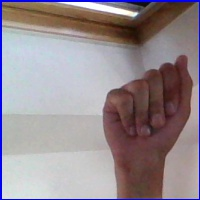
#> input picture models/asl_alphabet_train/asl_alphabet_train/A/A1005.jpg, 200 x 200 px, found by its file name; its folder holds only this picture in this run
$ jupyter execute --allow-errors ASL_Training_Colab.ipynb   (shell and % lines are left out)
#> lines starting #> are read from the running program, lines starting #| are printed output that depends on the picture; after the words box and inside, x2 and y2 are one past the last pixel; in counts of white or black regions, pixels touching at a corner belong together
# 🤟 ASL Alphabet Recognition - Model Training

Training CNN model untuk mengenali 25 huruf ASL (A-Z tanpa J)

**Dataset:** Kaggle ASL Alphabet
**Input:** 28x28 grayscale images
**Output:** 25 classes (A-Z without J)
**Goal:** Model yang robust untuk webcam real-world

## 📦 Setup & Dependencies

[cell 1]
# Install dependencies

import os
import numpy as np
import tensorflow as tf
from tensorflow import keras
from tensorflow.keras import layers
import matplotlib.pyplot as plt
from PIL import Image
import cv2
from sklearn.model_selection import train_test_split
import zipfile
from google.colab import files

print(f"TensorFlow version: {tf.__version__}")
print(f"GPU Available: {tf.config.list_physical_devices('GPU')}")
#> (this line was passed over: tensorflow is not available in this run)

## 📥 Download Dataset

**Option 1:** Download dari Kaggle (Recommended)

1. Buat Kaggle API token:
   - Go to https://www.kaggle.com/settings
   - Create New API Token
   - Upload `kaggle.json` di cell berikutnya

**Option 2:** Upload dataset manual
- Download: https://www.kaggle.com/grassknoted/asl-alphabet
- Upload zip file

[cell 2]
# OPTION 1: Kaggle API (RECOMMENDED)

# Upload kaggle.json
print("Upload your kaggle.json file...")
uploaded = files.upload()
#> the answer given: A1005.jpg

# Setup Kaggle

# Download dataset

# Extract
print("✓ Dataset downloaded and extracted!")

[cell 3]
# OPTION 2: Manual Upload (jika Option 1 tidak bisa)

# Uncomment jika pakai manual upload:
# print("Upload asl-alphabet.zip file...")
# uploaded = files.upload()
# !unzip -q asl-alphabet.zip -d asl_data
# print("✓ Dataset extracted!")

## 📂 Explore Dataset

[cell 4]
# Check dataset structure
data_dir = 'asl_data/asl_alphabet_train/asl_alphabet_train'

# List all classes
classes = sorted([d for d in os.listdir(data_dir) if os.path.isdir(os.path.join(data_dir, d))])
print(f"Total classes: {len(classes)}")
print(f"Classes: {classes}")

# Remove 'J' and other non-letter classes
valid_letters = [c for c in classes if c in 'ABCDEFGHIKLMNOPQRSTUVWXYZ']  # No J
print(f"\nValid ASL letters (without J): {len(valid_letters)}")
print(f"Letters: {valid_letters}")

# Count images per class
for letter in valid_letters[:5]:  # Show first 5
    letter_dir = os.path.join(data_dir, letter)
    num_images = len(os.listdir(letter_dir))
    print(f"{letter}: {num_images} images")
#> pass 2 of the loop `for letter in valid_letters[:5]:`:

[cell 5]
# Visualize sample images
def show_samples(num_samples=5):
    fig, axes = plt.subplots(5, 5, figsize=(15, 15))
    fig.suptitle('Sample ASL Letters', fontsize=16)

    for idx, letter in enumerate(valid_letters[:25]):
        letter_dir = os.path.join(data_dir, letter)
        images = os.listdir(letter_dir)[:1]  # Take first image

        img_path = os.path.join(letter_dir, images[0])
        img = Image.open(img_path)

        row = idx // 5
        col = idx % 5
        axes[row, col].imshow(img)
        axes[row, col].set_title(f"{letter}", fontsize=14, fontweight='bold')
        axes[row, col].axis('off')

    plt.tight_layout()
    plt.show()

show_samples()
#> in show_samples, img is the input picture: PIL image 200x200 RGB; mean R, G, B 150, 138.9, 144.3
#> pass 2 of the loop in show_samples, `for idx, letter in enumerate(valid_letters[:25]):`:
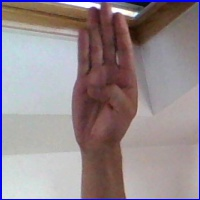
#> input picture models/asl_alphabet_train/asl_alphabet_train/B/B1139.jpg, 200 x 200 px, found by its file name
#> in show_samples, img is the input picture: PIL image 200x200 RGB; mean R, G, B 149.3, 137, 141.9
#> in show_samples, `plt.show()`:
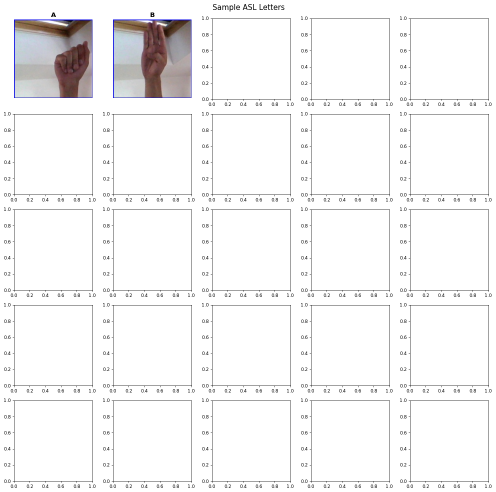
#> figure drawn by matplotlib, 2 panels

## 🔄 Data Preprocessing with Hand Cropping

[cell 6]
# Load and preprocess data
IMG_SIZE = 28
LABELS = valid_letters
NUM_CLASSES = len(LABELS)

print(f"Image size: {IMG_SIZE}x{IMG_SIZE}")
print(f"Number of classes: {NUM_CLASSES}")
print(f"Labels: {LABELS}")

[cell 7]
def crop_hand_region(image):
    """
    Crop image to hand region only (remove background)
    Using simple thresholding and bounding box detection
    """
    # Convert to grayscale
    gray = cv2.cvtColor(np.array(image), cv2.COLOR_RGB2GRAY)

    # Threshold to separate hand from background
    # Assuming hand is brighter than background
    _, thresh = cv2.threshold(gray, 50, 255, cv2.THRESH_BINARY)

    # Find contours
    contours, _ = cv2.findContours(thresh, cv2.RETR_EXTERNAL, cv2.CHAIN_APPROX_SIMPLE)

    if len(contours) == 0:
        return image  # Return original if no contours found

    # Get largest contour (should be hand)
    largest_contour = max(contours, key=cv2.contourArea)
    x, y, w, h = cv2.boundingRect(largest_contour)

    # Add margin (10%)
    margin = int(max(w, h) * 0.1)
    x = max(0, x - margin)
    y = max(0, y - margin)
    w = min(image.width - x, w + 2*margin)
    h = min(image.height - y, h + 2*margin)

    # Crop
    cropped = image.crop((x, y, x+w, y+h))
    return cropped

def preprocess_image(img_path, use_crop=True):
    """
    Load and preprocess image:
    1. Load image
    2. Crop hand region (optional)
    3. Convert to grayscale
    4. Resize to 28x28
    5. Normalize to [0, 1]
    """
    # Load image
    img = Image.open(img_path)

    # Crop hand region
    if use_crop:
        try:
            img = crop_hand_region(img)
        except:
            pass  # Use original if cropping fails

    # Convert to grayscale
    img = img.convert('L')

    # Resize
    img = img.resize((IMG_SIZE, IMG_SIZE), Image.Resampling.LANCZOS)

    # Convert to array and normalize
    img_array = np.array(img, dtype=np.float32) / 255.0

    return img_array

# Test preprocessing
test_letter = LABELS[0]
test_dir = os.path.join(data_dir, test_letter)
test_img = os.path.join(test_dir, os.listdir(test_dir)[0])

# Original vs Cropped
img_original = preprocess_image(test_img, use_crop=False)
#> in preprocess_image, `img = img.convert('L')`:
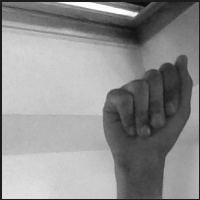
#> img: PIL image 200x200 L; min 12, max 255, mean 142.8
#> in preprocess_image, `img = img.resize((IMG_SIZE, IMG_SIZE), Image.Resampling.LANCZOS)`:
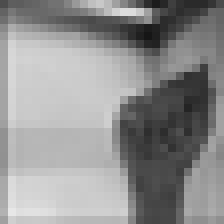
#> img: PIL image 28x28 L (shown 8 times larger); min 22, max 231, mean 144
img_cropped = preprocess_image(test_img, use_crop=True)
#> in crop_hand_region, `_, thresh = cv2.threshold(gray, 50, 255, cv2.THRESH_BINARY)`:
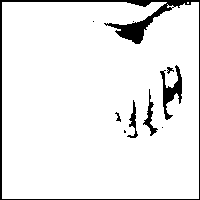
#> thresh: shape (200, 200); 92.9% white; 10 black regions (4 under 20 px)
#> in crop_hand_region, `contours, _ = cv2.findContours(thresh, cv2.RETR_EXTERNAL, cv2.CHAIN_AP..`: contours = 2 contours, 1 with area under 20; largest, box (x1, y1, x2, y2) and area: (2, 2, 199, 199) 37504
#> in crop_hand_region, `largest_contour = max(contours, key=cv2.contourArea)`: largest_contour = contour of 140 points, box (x1, y1, x2, y2) (2, 2, 199, 199), area 37504
#> in crop_hand_region, `x, y, w, h = cv2.boundingRect(largest_contour)`: x = 2; w = 197
#> in crop_hand_region, `margin = int(max(w, h) * 0.1)`: margin = 19
#> in crop_hand_region, `x = max(0, x - margin)`: x = 0
#> in crop_hand_region, `w = min(image.width - x, w + 2*margin)`: w = 200

fig, axes = plt.subplots(1, 2, figsize=(10, 5))
axes[0].imshow(img_original, cmap='gray')
axes[0].set_title('Original (No Crop)')
axes[0].axis('off')
axes[1].imshow(img_cropped, cmap='gray')
axes[1].set_title('Hand Cropped')
axes[1].axis('off')
plt.show()

print("✓ Preprocessing test completed!")

## 📊 Load Dataset

[cell 8]
# Load all images (this may take a few minutes)
MAX_IMAGES_PER_CLASS = 3000  # Limit untuk speed (total 75,000 images)
USE_HAND_CROP = True  # Set True untuk hand cropping

X = []
y = []

print("Loading images...")
for label_idx, letter in enumerate(LABELS):
    letter_dir = os.path.join(data_dir, letter)
    images = os.listdir(letter_dir)[:MAX_IMAGES_PER_CLASS]

    print(f"Loading {letter}: {len(images)} images...", end=" ")

    for img_name in images:
        img_path = os.path.join(letter_dir, img_name)
        try:
            img_array = preprocess_image(img_path, use_crop=USE_HAND_CROP)
            X.append(img_array)
            y.append(label_idx)
        except Exception as e:
            print(f"Error loading {img_path}: {e}")
            continue

    print("✓")
#> pass 2 of the loop `for label_idx, letter in enumerate(LABELS):`:
#> in crop_hand_region (call 3), `_, thresh = cv2.threshold(gray, 50, 255, cv2.THRESH_BINARY)`:
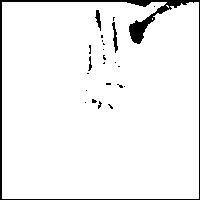
#> thresh: shape (200, 200); 94.8% white; 24 black regions (20 under 20 px)
#> contours = 3 contours, 2 with area under 20; largest, box (x1, y1, x2, y2) and area: (2, 2, 199, 199) 37759
#> largest_contour = contour of 109 points, box (x1, y1, x2, y2) (2, 2, 199, 199), area 37759
#> in crop_hand_region (call 3), `x, y, w, h = cv2.boundingRect(largest_contour)`: x = 2; w = 197
#> in crop_hand_region (call 3), `x = max(0, x - margin)`: x = 0
#> in crop_hand_region (call 3), `w = min(image.width - x, w + 2*margin)`: w = 200
#> in preprocess_image (call 4), `img = img.resize((IMG_SIZE, IMG_SIZE), Image.Resampling.LANCZOS)`:
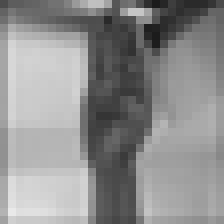
#> img: PIL image 28x28 L (shown 8 times larger); min 27, max 233, mean 142.4

# Convert to numpy arrays
X = np.array(X)
y = np.array(y)

# Reshape untuk Keras (add channel dimension)
X = X.reshape(-1, IMG_SIZE, IMG_SIZE, 1)

print(f"\n✓ Dataset loaded!")
print(f"X shape: {X.shape}")
#| X shape: (2, 28, 28, 1)
print(f"y shape: {y.shape}")
print(f"Total images: {len(X)}")
#| Total images: 2
print(f"Images per class: ~{len(X) // NUM_CLASSES}")
#| Images per class: ~1
#> the answer given: A1125.jpg

## ✂️ Train/Validation Split

#> (a cell that did not finish here is left out)

## 🧠 Build Model

[cell 10]
def create_model():
    """
    Create CNN model with:
    - 3 Convolutional blocks
    - Batch Normalization
    - Dropout for regularization
    - Dense layers
    """
    model = keras.Sequential([
        # Input layer
        layers.Input(shape=(IMG_SIZE, IMG_SIZE, 1)),

        # Conv Block 1
        layers.Conv2D(32, (3, 3), activation='relu', padding='same'),
        layers.BatchNormalization(),
        layers.Conv2D(32, (3, 3), activation='relu', padding='same'),
        layers.BatchNormalization(),
        layers.MaxPooling2D((2, 2)),
        layers.Dropout(0.25),

        # Conv Block 2
        layers.Conv2D(64, (3, 3), activation='relu', padding='same'),
        layers.BatchNormalization(),
        layers.Conv2D(64, (3, 3), activation='relu', padding='same'),
        layers.BatchNormalization(),
        layers.MaxPooling2D((2, 2)),
        layers.Dropout(0.25),

        # Conv Block 3
        layers.Conv2D(128, (3, 3), activation='relu', padding='same'),
        layers.BatchNormalization(),
        layers.MaxPooling2D((2, 2)),
        layers.Dropout(0.4),

        # Dense layers
        layers.Flatten(),
        layers.Dense(256, activation='relu'),
        layers.BatchNormalization(),
        layers.Dropout(0.5),
        layers.Dense(128, activation='relu'),
        layers.Dropout(0.5),

        # Output layer
        layers.Dense(NUM_CLASSES, activation='softmax')
    ])

    return model

# Create model
#> (the rest of this cell did not finish here and is left out)

## 🎓 Data Augmentation

#> (a cell that did not finish here is left out)

## 🚀 Training

#> (a cell that did not finish here is left out)

## 📈 Training History

[cell 13]
# Plot training history
fig, axes = plt.subplots(1, 2, figsize=(15, 5))

# Accuracy
#> (the rest of this cell did not finish here and is left out)

## 🧪 Model Evaluation

#> (a cell that did not finish here is left out)

## 🎯 Test Predictions

[cell 15]
# Show sample predictions
num_samples = 16
#> (the rest of this cell did not finish here and is left out)

## 💾 Save Model

#> (a cell that did not finish here is left out)

## 🧪 Test with Custom Image

[cell 17]
# Upload test image
print("Upload an ASL hand sign image to test...")
#> (the rest of this cell did not finish here and is left out)

## 📝 Summary

[cell 18]
print("="*60)
print("TRAINING SUMMARY")
print("="*60)
print(f"Dataset: Kaggle ASL Alphabet")
print(f"Hand Cropping: {USE_HAND_CROP}")
print(f"Total images: {len(X)}")
#| Total images: 2
#> (the rest of this cell did not finish here and is left out)
